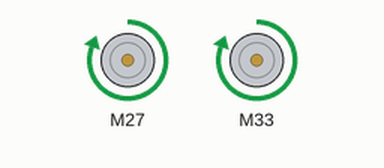
Simulated run of this sketch. Board: Arduino Uno, built with avr-gcc and run on an emulated ATmega328P. Parts: 2 × DC motor (green arrow = forward, orange = backward, longer = faster). What the sketch prints to the serial monitor is not drawn.

Above: at 0.1 s.
Timing chart, 0 to 1.6 s (numbered marks = the images above):
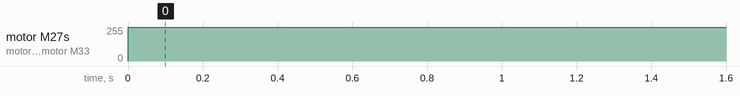

The sketch:

motors.ino
```cpp
#include <L298N.h>

// Motorr 1 pins
#define AIN1 27
#define AIN2 26
#define PWMA 12

// Motorr 2 pins
#define BIN1 33
#define BIN2 25
#define PWMB 14

// Initializing motors
L298N motor1(PWMA, AIN1, AIN2);
L298N motor2(PWMB, BIN1, BIN2);

void setup() {
    Serial.begin(9600);
}

int locSpeed = 255;
void loop() {
    Serial.println("Moving Left ..");
    carMoveForward(locSpeed);
    delay(2000);
}

void carMoveForward(int speed) {
    motor1.setSpeed(speed);
    motor1.forward();
    motor2.setSpeed(speed);
    motor2.forward();
}

void carMoveBackward(int speed) {
    motor1.setSpeed(speed);
    motor1.backward();
    motor2.setSpeed(speed);
    motor2.backward();
}

void carMoveLeft(int speed) {
    motor1.setSpeed(0);
    motor1.stop();
    motor2.setSpeed(speed);
    motor2.forward();
}

void carMoveRight(int speed) {
    motor1.setSpeed(speed);
    motor1.forward();
    motor2.setSpeed(0);
    motor2.stop();
}
```

Measured:
- by itself, motor M27, motor M33: stopped → forward 255/255 at 0.00 s
